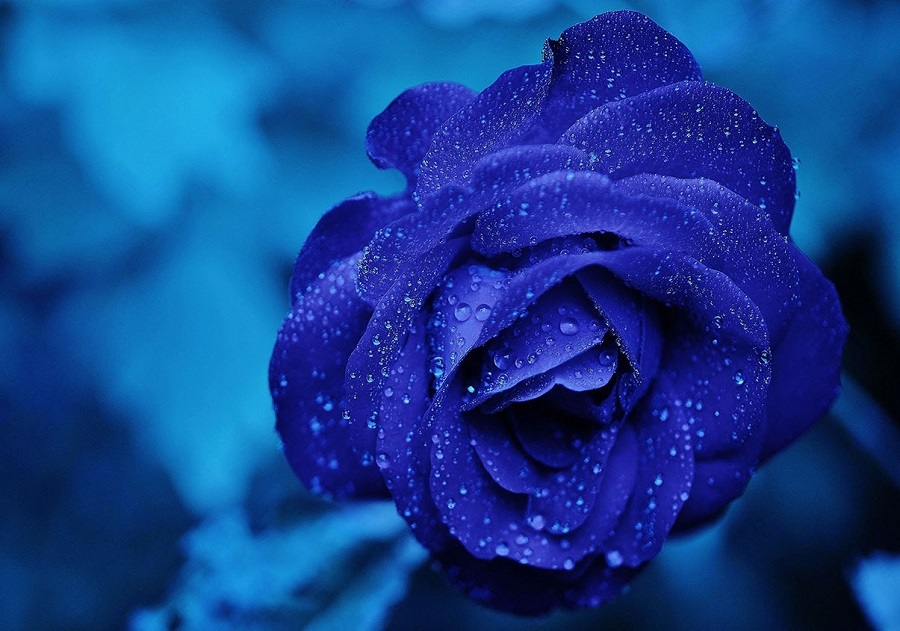
#> input picture Do An/Do An/Anh1.jpg, 900 x 631 px, given in place of anh.jpg, which was not available
$ python b5.py   (older library calls are emulated)
#> lines starting #> are read from the running program, lines starting #| are printed output that depends on the picture; pictures that were not available may be replaced by others from this repository, and a replacement may not be noted


from skimage.io import imread
from skimage.transform import resize
from skimage.feature import hog
from skimage import exposure
import matplotlib.pyplot as plt

# reading the image
img = imread('/content/anh.jpg')
#> img is the input picture: shape (631, 900, 3); mean R, G, B 18.8, 64.2, 143.8
plt.axis ("off")
plt.imshow(img)
print(img.shape)
#| (631, 900, 3)

# resizing image
resized_img = resize(img, (64*4, 64*4))
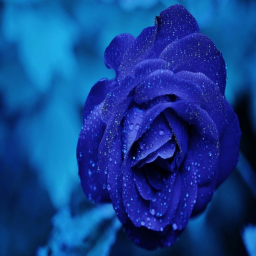
#> resized_img: shape (256, 256, 3) float64; mean R, G, B 0.0736, 0.252, 0.564
plt.axis("off")
plt.imshow(resized_img)
print (resized_img.shape)
#| (256, 256, 3)

#creating hog features
fd, hog_image = hog (resized_img, orientations=9, pixels_per_cell=(8, 8),cells_per_block=(2, 2), visualize=True, multichannel=True)
plt.axis("off")
plt.imshow(hog_image, cmap="gray")

import cv2
# reading the image
img = cv2.imread('/content/anh8.jpg')
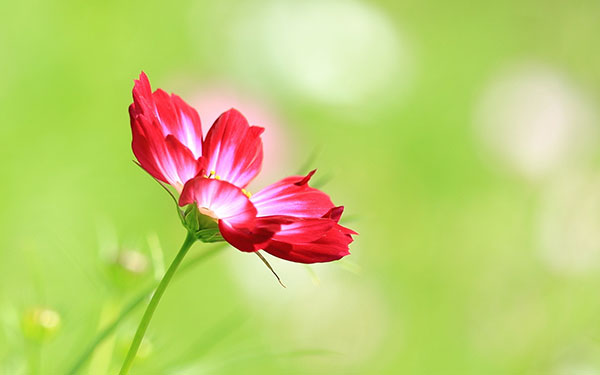
#> input picture Do An/Do An/Anh8.jpg, 600 x 375 px, found by its file name
#> img is the input picture: shape (375, 600, 3); mean B, G, R 111.9, 205, 191.6
# convert to greyscale
gray = cv2.cvtColor(img, cv2.COLOR_BGR2GRAY)
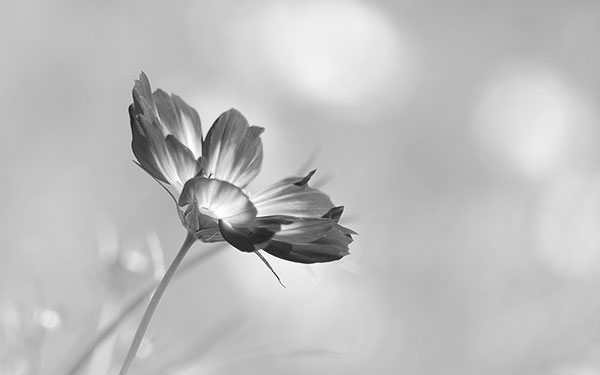
#> gray: shape (375, 600); min 22, max 255, mean 190.4
# create SIFT feature extractor
sift = cv2.xfeatures2d. SIFT_create()
# detect features from the image
keypoints, descriptors = sift.detectAndCompute (img, None)
#> keypoints = 231 keypoints; strongest (x, y, size): (261, 251, 3.2), (267, 263, 2.2), (263, 259, 2.5), (254, 236, 26.3)
# draw the detected key points
sift_image = cv2.drawKeypoints (gray, keypoints, img)
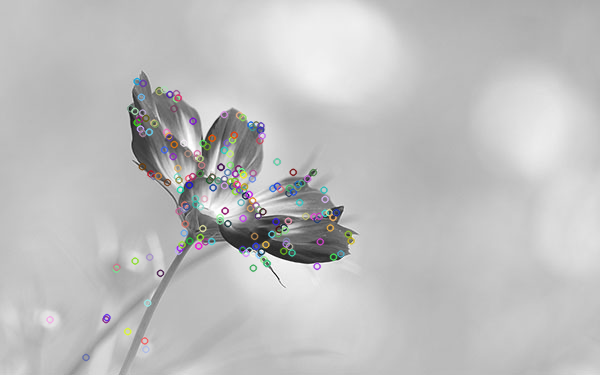
#> sift_image: shape (375, 600, 3); mean B, G, R 190.2, 190.1, 190.2
# show the image
plt.axis("off")
plt.imshow(sift_image)
# save the image
cv2.imwrite("lena_sift_feature.jpg", sift_image)
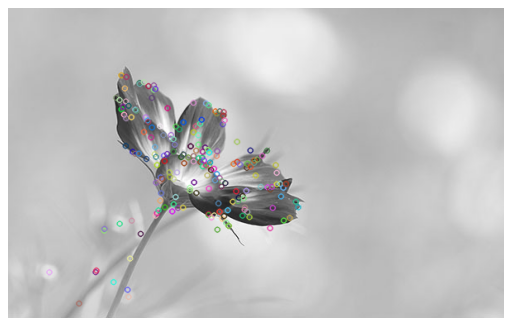
#> figure drawn by matplotlib, 1 panel; B, G, R data is drawn as R, G, B
